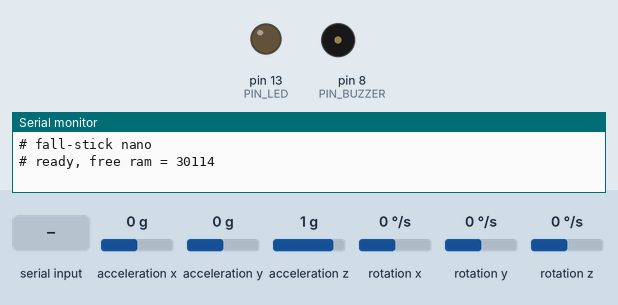
A sketch run on a simulated Arduino Nano, built with avr-gcc and run on an emulated ATmega328P. Parts: output pins drawn as LEDs (lit = HIGH), buzzer (waves = sounding, pin HIGH), the last lines printed to the serial monitor. Wiring (inferred from the names in the program): MPU-6050 motion sensor at I2C address 0x68. Dashed ring = blinking. The inputs (shaded band) are chosen by the test bench; at power-on: acceleration x 0 g, acceleration y 0 g, acceleration z 1 g, rotation x 0 °/s, rotation y 0 °/s, rotation z 0 °/s.

Above: at 1.3 s.
1.4 s: "t90\n" received over Serial
At 1.6 s:
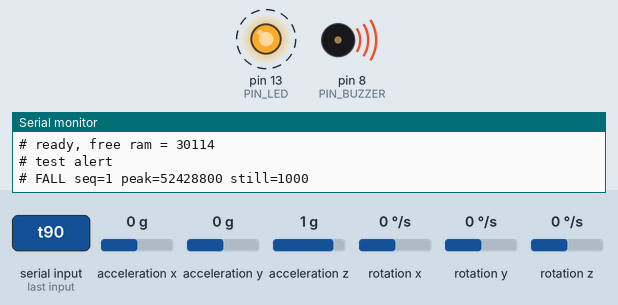
8.9 s: "t,45\n" received over Serial
At 14.8 s:
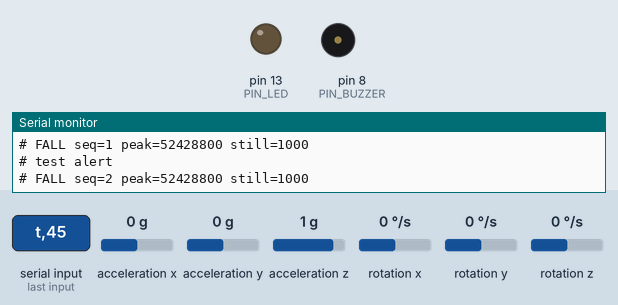
Timing chart, 0 to 15.9 s (numbered marks = the images above; inputs shaded):
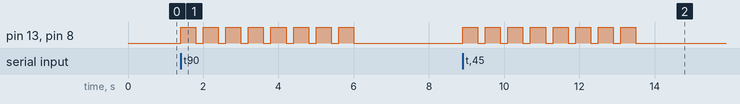

Measured:
- after the input at 1.4 s, pin 13 (PIN_LED), pin 8 (PIN_BUZZER): alternates HIGH for 0.40 s and LOW for 0.20 s, 16 changes in all, then stays LOW, starting at once
- after the input at 8.9 s, pin 13 (PIN_LED), pin 8 (PIN_BUZZER): alternates HIGH for 0.40 s and LOW for 0.20 s, 16 changes in all, then stays LOW, starting at once

The sketch:

nano.ino
```cpp
// Fall-detection walking stick - Arduino Nano.
// Sampling, detection and buzzer only. Wi-Fi/Telegram is on the ESP8266,
// since the network stack blocks for seconds and can't sit in this path.
//
// Serial (115200):  s = status, l = log raw CSV, t = test alert

#include <Arduino.h>
#include <Wire.h>
#include "config.h"
#include "mpu6050.h"
#include "detect.h"
#include "model.h"
#include "link.h"

int freeRam();

static Detector g_detector;
static bool     g_logging = false;
static uint16_t g_seq = 0;
static uint32_t g_lastAlertMs = 0;
static uint32_t g_nextSampleMs = 0;

static void buzz() {
  for (uint8_t i = 0; i < BUZZER_BEEPS; i++) {
    digitalWrite(PIN_BUZZER, HIGH);
    digitalWrite(PIN_LED, HIGH);
    delay(BUZZER_ON_MS);
    digitalWrite(PIN_BUZZER, LOW);
    digitalWrite(PIN_LED, LOW);
    delay(BUZZER_OFF_MS);
  }
}

static void raiseAlert(const uint32_t* feats, uint32_t nowMs) {
  g_seq++;

  // Buzzer regardless of whether the ESP8266 is even connected.
  Serial.print(F("# FALL seq="));
  Serial.print(g_seq);
  Serial.print(F(" peak="));
  Serial.print(feats[F_IMPACT_PEAK]);
  Serial.print(F(" still="));
  Serial.println(feats[F_STILL_RANGE]);

  linkSendFall(g_seq, feats[F_IMPACT_PEAK], 0);
  buzz();

  g_lastAlertMs = nowMs;
}

static void handleSerial() {
  while (Serial.available()) {
    switch (Serial.read()) {
      case 's':
        Serial.print(F("# state="));
        Serial.print((int)g_detector.state());
        Serial.print(F(" seq="));
        Serial.print(g_seq);
        Serial.print(F(" acked="));
        Serial.print(linkAcked() ? 1 : 0);
        Serial.print(F(" ram="));
        Serial.println(freeRam());
        break;
      case 'l':
        g_logging = !g_logging;
        if (g_logging) Serial.println(F("# ax,ay,az,gx,gy,gz"));
        break;
      case 't': {
        uint32_t fake[N_FEATURES] = { 0, IMPACT_A2 * 2, 1000, 100000 };
        Serial.println(F("# test alert"));
        raiseAlert(fake, millis());
        break;
      }
      default: break;
    }
  }
}

// No malloc anywhere, so this should stay flat.
int freeRam() {
  extern int __heap_start, *__brkval;
  int v;
  return (int)&v - (__brkval == 0 ? (int)&__heap_start : (int)__brkval);
}

void setup() {
  Serial.begin(SERIAL_BAUD);
  pinMode(PIN_BUZZER, OUTPUT);
  pinMode(PIN_LED, OUTPUT);
  digitalWrite(PIN_BUZZER, LOW);

  Serial.println(F("\n# fall-stick nano"));

  if (!mpuInit()) {
    Serial.println(F("# FATAL: MPU6050 not responding"));
    for (;;) {
      digitalWrite(PIN_LED, HIGH); delay(100);
      digitalWrite(PIN_LED, LOW);  delay(900);
    }
  }

  g_detector.reset();
  linkInit();

  Serial.print(F("# ready, free ram = "));
  Serial.println(freeRam());
}

void loop() {
  const uint32_t now = millis();

  // No delay() - the link and serial need to run between samples.
  if ((int32_t)(now - g_nextSampleMs) >= 0) {
    g_nextSampleMs = now + SAMPLE_PERIOD_MS;

    ImuSample s;
    if (mpuRead(s)) {
      if (g_logging) {
        Serial.print(s.ax); Serial.print(',');
        Serial.print(s.ay); Serial.print(',');
        Serial.print(s.az); Serial.print(',');
        Serial.print(s.gx); Serial.print(',');
        Serial.print(s.gy); Serial.print(',');
        Serial.println(s.gz);
      }

      uint32_t feats[N_FEATURES];
      if (g_detector.push(s, now, feats) && modelPredict(feats)) {
        if (g_lastAlertMs == 0 || (now - g_lastAlertMs) > ALERT_COOLDOWN_MS) {
          raiseAlert(feats, now);
        }
      }
    }
  }

  linkPoll(now);
  handleSerial();
}
```

detect.cpp
```cpp
#include "detect.h"
#include "config.h"

void Detector::enter(DetectState s, uint32_t nowMs) {
  state_ = s;
  stateEnteredMs_ = nowMs;
}

void Detector::reset() {
  state_ = ST_IDLE;
  stateEnteredMs_ = 0;
  freefallMs_ = 0;
  ffDepth_ = 0xFFFFFFFFUL;
  impactPeak_ = 0;
  gyrPeak_ = 0;
  stillMin_ = 0xFFFFFFFFUL;
  stillMax_ = 0;
  stillCount_ = 0;
}

bool Detector::push(const ImuSample& s, uint32_t nowMs, uint32_t* feats) {
  const uint32_t a2 = accelMag2(s);
  const uint32_t g2 = gyroMag2(s);
  const uint32_t inState = nowMs - stateEnteredMs_;

  switch (state_) {
    case ST_IDLE:
      if (a2 < FREEFALL_A2) {
        reset();
        enter(ST_FREEFALL, nowMs);
        ffDepth_ = a2;
        gyrPeak_ = g2;
      }
      break;

    case ST_FREEFALL:
      if (g2 > gyrPeak_) gyrPeak_ = g2;
      if (a2 < ffDepth_) ffDepth_ = a2;

      if (a2 >= FREEFALL_A2) {
        freefallMs_ = inState;
        // Too short = footstep/knock, too long = lift or bag.
        if (freefallMs_ < FREEFALL_MIN_MS || freefallMs_ > FREEFALL_MAX_MS) {
          enter(ST_IDLE, nowMs);
        } else {
          enter(ST_IMPACT_WAIT, nowMs);
        }
      } else if (inState > FREEFALL_MAX_MS) {
        enter(ST_IDLE, nowMs);
      }
      break;

    case ST_IMPACT_WAIT:
      if (g2 > gyrPeak_) gyrPeak_ = g2;

      if (a2 > IMPACT_A2) {
        impactPeak_ = a2;
        stillMin_ = 0xFFFFFFFFUL;
        stillMax_ = 0;
        stillCount_ = 0;
        enter(ST_SETTLING, nowMs);
      } else if (inState > IMPACT_WINDOW_MS) {
        // Free-fall, no impact - stick was lowered.
        enter(ST_IDLE, nowMs);
      }
      break;

    case ST_SETTLING:
      if (a2 > impactPeak_) impactPeak_ = a2;   // peak can arrive late
      if (g2 > gyrPeak_) gyrPeak_ = g2;

      stillCount_++;
      // See STILL_SKIP_MS.
      if (stillCount_ > STILL_SKIP_SAMPLES) {
        if (a2 < stillMin_) stillMin_ = a2;
        if (a2 > stillMax_) stillMax_ = a2;
      }

      if (stillCount_ >= STILL_SAMPLES) {
        feats[F_FF_DEPTH]     = ffDepth_;
        feats[F_IMPACT_PEAK]  = impactPeak_;
        feats[F_STILL_RANGE]  = stillMax_ - stillMin_;
        feats[F_GYR_PEAK]     = gyrPeak_;

        enter(ST_IDLE, nowMs);
        return true;
      }
      break;
  }

  return false;
}
```

detect.h
```cpp
#pragma once
#include <Arduino.h>
#include "mpu6050.h"

// Features the tree sees. Squared magnitudes in raw counts.
// pipeline/features.py computes the same four.
#define N_FEATURES 4

enum FeatureIndex {
  F_FF_DEPTH = 0,   // min |a|^2 during free-fall
  F_IMPACT_PEAK,    // max |a|^2 at impact
  F_STILL_RANGE,    // max-min |a|^2 over the tail of the settling window
  F_GYR_PEAK        // max |w|^2 during the event
};

// Free-fall -> impact -> stillness. Tracks running extrema only; a buffered
// 2s window would be 2400 bytes and the chip has 2048.
enum DetectState {
  ST_IDLE = 0,
  ST_FREEFALL,
  ST_IMPACT_WAIT,
  ST_SETTLING
};

class Detector {
 public:
  void reset();

  // True when an event completes, filling feats[]. Classification is
  // modelPredict()'s job. Call at SAMPLE_RATE_HZ.
  bool push(const ImuSample& s, uint32_t nowMs, uint32_t* feats);

  DetectState state() const { return state_; }

 private:
  DetectState state_ = ST_IDLE;
  uint32_t stateEnteredMs_ = 0;
  uint32_t freefallMs_ = 0;

  uint32_t ffDepth_ = 0;
  uint32_t impactPeak_ = 0;
  uint32_t gyrPeak_ = 0;
  uint32_t stillMin_ = 0;
  uint32_t stillMax_ = 0;
  uint16_t stillCount_ = 0;

  void enter(DetectState s, uint32_t nowMs);
};
```

link.cpp
```cpp
#include "link.h"
#include "config.h"
#include <SoftwareSerial.h>

#define RETRY_INTERVAL_MS 1500
#define MAX_RETRIES       4
#define RX_BUF_LEN        32

static SoftwareSerial s_link(PIN_LINK_RX, PIN_LINK_TX);

static char     s_pending[48];
static bool     s_havePending = false;
static bool     s_acked = true;
static uint16_t s_pendingSeq = 0;
static uint8_t  s_retries = 0;
static uint32_t s_lastTxMs = 0;

static char    s_rx[RX_BUF_LEN];
static uint8_t s_rxLen = 0;

static uint8_t checksum(const char* body) {
  uint8_t ck = 0;
  for (const char* p = body; *p; p++) ck ^= (uint8_t)*p;
  return ck;
}

void linkInit() {
  s_link.begin(LINK_BAUD);
  s_havePending = false;
  s_acked = true;
  s_rxLen = 0;
}

void linkSendFall(uint16_t seq, uint32_t peak, uint16_t freefallMs) {
  char body[40];
  snprintf(body, sizeof(body), "FALL,%u,%lu,%u",
           seq, (unsigned long)peak, freefallMs);
  snprintf(s_pending, sizeof(s_pending), "$%s*%02X\n", body, checksum(body));

  s_pendingSeq = seq;
  s_havePending = true;
  s_acked = false;
  s_retries = 0;
  s_lastTxMs = 0;      // forces an immediate first send from linkPoll
}

static void handleLine(char* line) {
  // Expect $ACK,<seq>*<xor>
  if (line[0] != '$') return;
  char* star = strchr(line, '*');
  if (!star) return;
  *star = '\0';

  if ((uint8_t)strtol(star + 1, NULL, 16) != checksum(line + 1)) return;

  if (strncmp(line + 1, "ACK,", 4) != 0) return;
  if ((uint16_t)atoi(line + 5) == s_pendingSeq) {
    s_acked = true;
    s_havePending = false;
  }
}

void linkPoll(uint32_t nowMs) {
  while (s_link.available()) {
    char c = (char)s_link.read();
    if (c == '\n' || c == '\r') {
      if (s_rxLen) {
        s_rx[s_rxLen] = '\0';
        handleLine(s_rx);
        s_rxLen = 0;
      }
    } else if (s_rxLen < RX_BUF_LEN - 1) {
      s_rx[s_rxLen++] = c;
    } else {
      s_rxLen = 0;   // overlong line, drop it
    }
  }

  if (!s_havePending) return;
  if (s_lastTxMs != 0 && (nowMs - s_lastTxMs) < RETRY_INTERVAL_MS) return;

  if (s_retries >= MAX_RETRIES) {
    // Give up. The buzzer already fired, which is the part that matters.
    s_havePending = false;
    return;
  }

  s_link.print(s_pending);
  s_lastTxMs = nowMs;
  s_retries++;
}

bool linkAcked() { return s_acked; }
```

link.h
```cpp
#pragma once
#include <Arduino.h>

// UART link to the ESP8266, 9600 baud over SoftwareSerial.
//   $FALL,<seq>,<peak>,<ffms>*<xor>   out
//   $ACK,<seq>*<xor>                  in
// <xor> covers everything between '$' and '*'.

void linkInit();

// Queues a message and returns. Retries happen in linkPoll().
void linkSendFall(uint16_t seq, uint32_t peak, uint16_t freefallMs);

// Call every loop.
void linkPoll(uint32_t nowMs);

bool linkAcked();
```

model.h
```cpp
// Decision tree over the four event features.
//
// Hand-set defaults (0.5g / 2.5g literature values), NOT fitted. Regenerate:
//   python fit_model.py --data <dir> --out model.pkl
//   python export_tree.py --model model.pkl --out ../firmware/nano/model.h
#pragma once
#include <Arduino.h>
#include "detect.h"

#define MODEL_N_FEATURES 4
#define MODEL_IS_DEFAULT 1

#define DEEP_FREEFALL_A2   262144UL      // (0.25g * 2048)^2
#define SETTLED_RANGE_A2   1500000UL     // |a|^2 spread once settled
#define HARD_IMPACT_A2     150000000UL   // (6g * 2048)^2

// 1 = fall, 0 = normal.
static uint8_t modelPredict(const uint32_t* f) {
  if (f[F_FF_DEPTH] <= DEEP_FREEFALL_A2) {
    // Real free-fall. A person ends up mostly still; a knocked-over stick
    // keeps rattling.
    if (f[F_STILL_RANGE] <= SETTLED_RANGE_A2) {
      return 1;
    } else {
      return 0;
    }
  } else {
    // Shallow drop - sitting down hard, cane taps. Needs a heavy impact.
    if (f[F_IMPACT_PEAK] > HARD_IMPACT_A2) {
      return 1;
    } else {
      return 0;
    }
  }
}
```

mpu6050.cpp
```cpp
#include "mpu6050.h"
#include "config.h"
#include <Wire.h>

#define REG_SMPLRT_DIV   0x19
#define REG_CONFIG       0x1A
#define REG_GYRO_CONFIG  0x1B
#define REG_ACCEL_CONFIG 0x1C
#define REG_PWR_MGMT_1   0x6B
#define REG_WHO_AM_I     0x75
#define REG_ACCEL_XOUT_H 0x3B

static bool wr(uint8_t reg, uint8_t val) {
  Wire.beginTransmission(MPU_ADDR);
  Wire.write(reg);
  Wire.write(val);
  return Wire.endTransmission() == 0;
}

bool mpuInit() {
  Wire.begin();
  Wire.setClock(400000L);

  Wire.beginTransmission(MPU_ADDR);
  Wire.write(REG_WHO_AM_I);
  if (Wire.endTransmission(false) != 0) return false;
  if (Wire.requestFrom((uint8_t)MPU_ADDR, (uint8_t)1) != 1) return false;
  uint8_t who = Wire.read();
  if (who != 0x68 && who != 0x72) return false;

  wr(REG_PWR_MGMT_1, 0x80);   // reset
  delay(100);
  wr(REG_PWR_MGMT_1, 0x01);   // wake, PLL with X gyro
  delay(10);

  // DLPF 44Hz, under Nyquist for 100Hz. Base rate is 1kHz with DLPF on.
  wr(REG_CONFIG, 0x03);
  wr(REG_SMPLRT_DIV, (uint8_t)((1000 / SAMPLE_RATE_HZ) - 1));

  wr(REG_GYRO_CONFIG,  0x18); // +/-2000 dps
  wr(REG_ACCEL_CONFIG, 0x18); // +/-16 g

  return true;
}

bool mpuRead(ImuSample& s) {
  Wire.beginTransmission(MPU_ADDR);
  Wire.write(REG_ACCEL_XOUT_H);
  if (Wire.endTransmission(false) != 0) return false;
  // 14 bytes: accel, temp, gyro. Temp discarded - skipping it would need
  // a second transaction.
  if (Wire.requestFrom((uint8_t)MPU_ADDR, (uint8_t)14) != 14) return false;

  s.ax = (int16_t)((Wire.read() << 8) | Wire.read());
  s.ay = (int16_t)((Wire.read() << 8) | Wire.read());
  s.az = (int16_t)((Wire.read() << 8) | Wire.read());
  Wire.read(); Wire.read();
  s.gx = (int16_t)((Wire.read() << 8) | Wire.read());
  s.gy = (int16_t)((Wire.read() << 8) | Wire.read());
  s.gz = (int16_t)((Wire.read() << 8) | Wire.read());
  return true;
}

uint32_t accelMag2(const ImuSample& s) {
  return (uint32_t)((int32_t)s.ax * s.ax)
       + (uint32_t)((int32_t)s.ay * s.ay)
       + (uint32_t)((int32_t)s.az * s.az);
}

uint32_t gyroMag2(const ImuSample& s) {
  return (uint32_t)((int32_t)s.gx * s.gx)
       + (uint32_t)((int32_t)s.gy * s.gy)
       + (uint32_t)((int32_t)s.gz * s.gz);
}
```

mpu6050.h
```cpp
#pragma once
#include <Arduino.h>

// Raw sensor counts. The detector works in counts, so there is no float
// conversion anywhere in the sample path.
struct ImuSample {
  int16_t ax, ay, az;
  int16_t gx, gy, gz;
};

bool mpuInit();
bool mpuRead(ImuSample& s);

// Squared magnitudes, counts^2. uint32 because 3 * 32767^2 overflows int32.
uint32_t accelMag2(const ImuSample& s);
uint32_t gyroMag2(const ImuSample& s);
```

config.h
```cpp
#pragma once
#include <Arduino.h>

// Arduino Nano (ATmega328P). 2KB SRAM, no FPU.

// Pins
#define PIN_BUZZER      8    // via NPN, HIGH = sound
#define PIN_LINK_RX     10   // <- ESP8266 TX
#define PIN_LINK_TX     11   // -> ESP8266 RX, through divider (5V -> 3.3V)
#define PIN_LED         13

#define MPU_ADDR        0x68
#define ACCEL_LSB_PER_G 2048L    // +/-16g; impacts clip at 8g
#define GYRO_LSB_PER_DPS 16L

#define SAMPLE_RATE_HZ  100
#define SAMPLE_PERIOD_MS 10

// Thresholds as SQUARED magnitudes, so the detector never calls sqrt.
#define SQ(counts)      ((uint32_t)(counts) * (uint32_t)(counts))

#define FREEFALL_COUNTS ((int32_t)(0.5 * ACCEL_LSB_PER_G))
#define IMPACT_COUNTS   ((int32_t)(2.5 * ACCEL_LSB_PER_G))
#define FREEFALL_A2     SQ(FREEFALL_COUNTS)
#define IMPACT_A2       SQ(IMPACT_COUNTS)

// Event timing
#define FREEFALL_MIN_MS   80    // shorter = a knock
#define FREEFALL_MAX_MS  800    // longer = a lift or a bag
#define IMPACT_WINDOW_MS 400    // impact must follow free-fall within this
#define STILL_WINDOW_MS 1000
#define STILL_SKIP_MS    300    // stick is still bouncing, ignore

#define STILL_SAMPLES      (STILL_WINDOW_MS / SAMPLE_PERIOD_MS)
#define STILL_SKIP_SAMPLES (STILL_SKIP_MS / SAMPLE_PERIOD_MS)

// Otherwise stillMax - stillMin underflows.
static_assert(STILL_SKIP_SAMPLES < STILL_SAMPLES, "skip must leave samples");

#define ALERT_COOLDOWN_MS 30000UL

#define BUZZER_ON_MS    400
#define BUZZER_OFF_MS   200
#define BUZZER_BEEPS    8

#define SERIAL_BAUD     115200L
#define LINK_BAUD       9600L   // SoftwareSerial drops bits much above this
```
